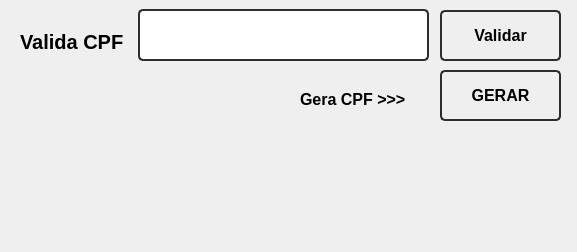
<?xml version="1.0" encoding="UTF-8"?>
<ui version="4.0">
 <class>MainWindow</class>
 <widget class="QMainWindow" name="MainWindow">
  <property name="enabled">
   <bool>true</bool>
  </property>
  <property name="geometry">
   <rect>
    <x>0</x>
    <y>0</y>
    <width>577</width>
    <height>252</height>
   </rect>
  </property>
  <property name="sizePolicy">
   <sizepolicy hsizetype="Preferred" vsizetype="Preferred">
    <horstretch>0</horstretch>
    <verstretch>0</verstretch>
   </sizepolicy>
  </property>
  <property name="baseSize">
   <size>
    <width>0</width>
    <height>0</height>
   </size>
  </property>
  <property name="windowTitle">
   <string>Valida CPF</string>
  </property>
  <widget class="QWidget" name="centralwidget">
   <widget class="QLineEdit" name="inputValidaCpf">
    <property name="geometry">
     <rect>
      <x>138</x>
      <y>9</y>
      <width>291</width>
      <height>52</height>
     </rect>
    </property>
    <property name="font">
     <font>
      <pointsize>13</pointsize>
      <weight>75</weight>
      <bold>true</bold>
     </font>
    </property>
    <property name="styleSheet">
     <string notr="true">QLineEdit {
	border: 2px solid rgb(45, 45, 45);
	border-radius: 5px;
	padding: 15px;
	
}
</string>
    </property>
   </widget>
   <widget class="QPushButton" name="btnGeraCpf">
    <property name="geometry">
     <rect>
      <x>440</x>
      <y>70</y>
      <width>121</width>
      <height>51</height>
     </rect>
    </property>
    <property name="font">
     <font>
      <pointsize>12</pointsize>
      <weight>75</weight>
      <bold>true</bold>
     </font>
    </property>
    <property name="styleSheet">
     <string notr="true">border: 2px solid rgb(45, 45, 45);
	border-radius: 5px;
	padding: 15px;
</string>
    </property>
    <property name="text">
     <string>GERAR</string>
    </property>
   </widget>
   <widget class="QLabel" name="labelRetorno">
    <property name="geometry">
     <rect>
      <x>10</x>
      <y>150</y>
      <width>460</width>
      <height>70</height>
     </rect>
    </property>
    <property name="font">
     <font>
      <family>Segoe UI Light</family>
      <pointsize>45</pointsize>
      <weight>50</weight>
      <bold>false</bold>
     </font>
    </property>
    <property name="styleSheet">
     <string notr="true">color: #FFA500;</string>
    </property>
    <property name="text">
     <string/>
    </property>
    <property name="alignment">
     <set>Qt::AlignCenter</set>
    </property>
   </widget>
   <widget class="QLabel" name="label">
    <property name="geometry">
     <rect>
      <x>20</x>
      <y>30</y>
      <width>107</width>
      <height>24</height>
     </rect>
    </property>
    <property name="font">
     <font>
      <pointsize>15</pointsize>
      <weight>75</weight>
      <bold>true</bold>
     </font>
    </property>
    <property name="text">
     <string>Valida CPF</string>
    </property>
   </widget>
   <widget class="QPushButton" name="btnValidaCpf">
    <property name="geometry">
     <rect>
      <x>440</x>
      <y>10</y>
      <width>121</width>
      <height>51</height>
     </rect>
    </property>
    <property name="font">
     <font>
      <pointsize>12</pointsize>
      <weight>75</weight>
      <bold>true</bold>
     </font>
    </property>
    <property name="styleSheet">
     <string notr="true">border: 2px solid rgb(45, 45, 45);
	border-radius: 5px;
	padding: 15px;
</string>
    </property>
    <property name="text">
     <string>Validar</string>
    </property>
   </widget>
   <widget class="QLabel" name="label_2">
    <property name="geometry">
     <rect>
      <x>300</x>
      <y>90</y>
      <width>119</width>
      <height>19</height>
     </rect>
    </property>
    <property name="font">
     <font>
      <pointsize>12</pointsize>
      <weight>75</weight>
      <bold>true</bold>
     </font>
    </property>
    <property name="text">
     <string>Gera CPF &gt;&gt;&gt;</string>
    </property>
   </widget>
  </widget>
 </widget>
 <resources/>
 <connections/>
</ui>
